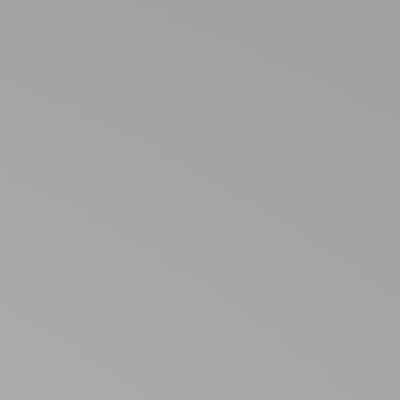
Frame 1 (no input)
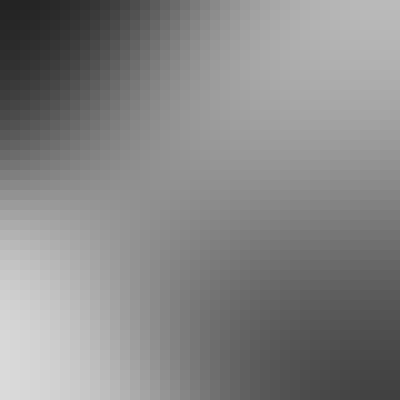
Frame 60 (no input)
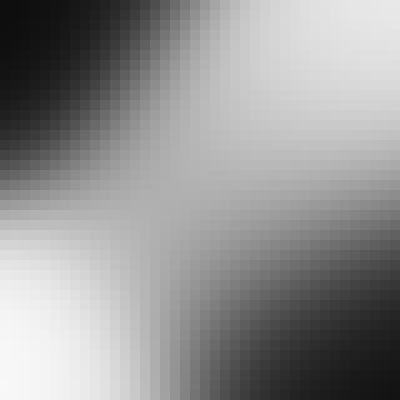
Frame 120 (the mouse pressed at the canvas centre since frame 60)

The p5.js sketch that drew these frames (run headless with seeded random() and noise() and a simulated clock; from frame 60 on, the mouse is pressed at the canvas centre):

// p5.js sketch
// ── sketch.js
class ActivationFunction {
  constructor(func, dfunc) {
    this.func = func;
    this.dfunc = dfunc;
  }
}

let sigmoid = new ActivationFunction(
  x => 1 / (1 + Math.exp(-x)),
  y => y * (1 - y)
);

let tanh = new ActivationFunction(
  x => Math.tanh(x),
  y => 1 - (y * y)
);


class NeuralNetwork {
  constructor(input_nodes, hidden_nodes, output_nodes) {
    this.input_nodes = input_nodes;
    this.hidden_nodes = hidden_nodes;
    this.output_nodes = output_nodes;

    this.weights_ih = new Matrix(this.hidden_nodes, this.input_nodes);
    this.weights_ho = new Matrix(this.output_nodes, this.hidden_nodes);
    this.weights_ih.randomize();
    this.weights_ho.randomize();

    this.bias_h = new Matrix(this.hidden_nodes, 1);
    this.bias_o = new Matrix(this.output_nodes, 1);
    this.bias_h.randomize();
    this.bias_o.randomize();
    this.setLearningRate();

    this.setActivationFunction();

  }

  predict(input_array) {

    // Generating the Hidden Outputs
    let inputs = Matrix.fromArray(input_array);
    let hidden = Matrix.multiply(this.weights_ih, inputs);
    hidden.add(this.bias_h);
    // activation function!
    hidden.map(this.activation_function.func);

    // Generating the output's output!
    let output = Matrix.multiply(this.weights_ho, hidden);
    output.add(this.bias_o);
    output.map(this.activation_function.func);

    // Sending back to the caller!
    return output.toArray();
  }

  setLearningRate(learning_rate = 0.1) {
    this.learning_rate = learning_rate;
  }

  setActivationFunction(func = sigmoid) {
    this.activation_function = func;
  }

  train(input_array, target_array) {
    // Generating the Hidden Outputs
    let inputs = Matrix.fromArray(input_array);
    let hidden = Matrix.multiply(this.weights_ih, inputs);
    hidden.add(this.bias_h);
    // activation function!
    hidden.map(this.activation_function.func);

    // Generating the output's output!
    let outputs = Matrix.multiply(this.weights_ho, hidden);
    outputs.add(this.bias_o);
    outputs.map(this.activation_function.func);

    // Convert array to matrix object
    let targets = Matrix.fromArray(target_array);

    // Calculate the error
    // ERROR = TARGETS - OUTPUTS
    let output_errors = Matrix.subtract(targets, outputs);

    // let gradient = outputs * (1 - outputs);
    // Calculate gradient
    let gradients = Matrix.map(outputs, this.activation_function.dfunc);
    gradients.multiply(output_errors);
    gradients.multiply(this.learning_rate);


    // Calculate deltas
    let hidden_T = Matrix.transpose(hidden);
    let weight_ho_deltas = Matrix.multiply(gradients, hidden_T);

    // Adjust the weights by deltas
    this.weights_ho.add(weight_ho_deltas);
    // Adjust the bias by its deltas (which is just the gradients)
    this.bias_o.add(gradients);

    // Calculate the hidden layer errors
    let who_t = Matrix.transpose(this.weights_ho);
    let hidden_errors = Matrix.multiply(who_t, output_errors);

    // Calculate hidden gradient
    let hidden_gradient = Matrix.map(hidden, this.activation_function.dfunc);
    hidden_gradient.multiply(hidden_errors);
    hidden_gradient.multiply(this.learning_rate);

    // Calcuate input->hidden deltas
    let inputs_T = Matrix.transpose(inputs);
    let weight_ih_deltas = Matrix.multiply(hidden_gradient, inputs_T);

    this.weights_ih.add(weight_ih_deltas);
    // Adjust the bias by its deltas (which is just the gradients)
    this.bias_h.add(hidden_gradient);

    // outputs.print();
    // targets.print();
    // error.print();
  }

  serialize() {
    return JSON.stringify(this);
  }

  static deserialize(data) {
    if (typeof data == 'string') {
      data = JSON.parse(data);
    }
    let nn = new NeuralNetwork(data.input_nodes, data.hidden_nodes, data.output_nodes);
    nn.weights_ih = Matrix.deserialize(data.weights_ih);
    nn.weights_ho = Matrix.deserialize(data.weights_ho);
    nn.bias_h = Matrix.deserialize(data.bias_h);
    nn.bias_o = Matrix.deserialize(data.bias_o);
    nn.learning_rate = data.learning_rate;
    return nn;
  }

}

class Matrix {
  constructor(rows, cols) {
    this.rows = rows;
    this.cols = cols;
    this.data = Array(this.rows).fill().map(() => Array(this.cols).fill(0));
  }

  static fromArray(arr) {
    return new Matrix(arr.length, 1).map((e, i) => arr[i]);
  }

  static subtract(a, b) {
    if (a.rows !== b.rows || a.cols !== b.cols) {
      console.log('Columns and Rows of A must match Columns and Rows of B.');
      return;
    }

    // Return a new Matrix a-b
    return new Matrix(a.rows, a.cols)
      .map((_, i, j) => a.data[i][j] - b.data[i][j]);
  }

  toArray() {
    let arr = [];
    for (let i = 0; i < this.rows; i++) {
      for (let j = 0; j < this.cols; j++) {
        arr.push(this.data[i][j]);
      }
    }
    return arr;
  }

  randomize() {
    return this.map(e => Math.random() * 2 - 1);
  }

  add(n) {
    if (n instanceof Matrix) {
      if (this.rows !== n.rows || this.cols !== n.cols) {
        console.log('Columns and Rows of A must match Columns and Rows of B.');
        return;
      }
      return this.map((e, i, j) => e + n.data[i][j]);
    } else {
      return this.map(e => e + n);
    }
  }

  static transpose(matrix) {
    return new Matrix(matrix.cols, matrix.rows)
      .map((_, i, j) => matrix.data[j][i]);
  }

  static multiply(a, b) {
    // Matrix product
    if (a.cols !== b.rows) {
      console.log('Columns of A must match rows of B.')
      return;
    }

    return new Matrix(a.rows, b.cols)
      .map((e, i, j) => {
        // Dot product of values in col
        let sum = 0;
        for (let k = 0; k < a.cols; k++) {
          sum += a.data[i][k] * b.data[k][j];
        }
        return sum;
      });
  }

  multiply(n) {
    if (n instanceof Matrix) {
      if (this.rows !== n.rows || this.cols !== n.cols) {
        console.log('Columns and Rows of A must match Columns and Rows of B.');
        return;
      }

      // hadamard product
      return this.map((e, i, j) => e * n.data[i][j]);
    } else {
      // Scalar product
      return this.map(e => e * n);
    }
  }

  map(func) {
    // Apply a function to every element of matrix
    for (let i = 0; i < this.rows; i++) {
      for (let j = 0; j < this.cols; j++) {
        let val = this.data[i][j];
        this.data[i][j] = func(val, i, j);
      }
    }
    return this;
  }

  static map(matrix, func) {
    // Apply a function to every element of matrix
    return new Matrix(matrix.rows, matrix.cols)
      .map((e, i, j) => func(matrix.data[i][j], i, j));
  }

  print() {
    console.table(this.data);
    return this;
  }

  serialize() {
    return JSON.stringify(this);
  }

  static deserialize(data) {
    if (typeof data == 'string') {
      data = JSON.parse(data);
    }
    let matrix = new Matrix(data.rows, data.cols);
    matrix.data = data.data;
    return matrix;
  }
}

let nn;
let lr_slider;
let resultP;

let training_data = [{
    inputs: [0, 0],
    outputs: [0]
  },
  {
    inputs: [0, 1],
    outputs: [1]
  },
  {
    inputs: [1, 0],
    outputs: [1]
  },
  {
    inputs: [1, 1],
    outputs: [0]
  }
];

function setup() {
  createCanvas(400, 400);
  lr_slider = createSlider(0.01, 0.5, 0.1, 0.01);
  lr_slider.position(20, 420);
  nn = new NeuralNetwork(2, 4, 1);
  resultP = createP('Learning Rate:' + lr_slider.value());
  resultP.position(20, 440);
}

function draw() {
  background(0);

  for (let i = 0; i < 100; i++) {
    let data = random(training_data);
    nn.train(data.inputs, data.outputs);
  }
  resultP.html('Learning Rate:' + lr_slider.value())
  nn.setLearningRate(lr_slider.value());

  let resolution = 10;
  let cols = width / resolution;
  let rows = height / resolution;
  for (let i = 0; i < cols; i++) {
    for (let j = 0; j < rows; j++) {
      let x1 = i / cols;
      let x2 = j / rows;
      let inputs = [x1, x2];
      let y = nn.predict(inputs);
      noStroke();
      fill(y * 255);
      rect(i * resolution, j * resolution, resolution, resolution);
    }
  }



}
// ── code.js
class _0x26977e{constructor(_0x31b66e,_0x4ac3f0){this['func']=_0x31b66e;this['dfunc']=_0x4ac3f0;}}let _0x435686=new _0x26977e(_0x264e80=>0x1/(0x1+Math['exp'](-_0x264e80)),_0x42bc1a=>_0x42bc1a*(0x1-_0x42bc1a));let _0x48ee1e=new _0x26977e(_0x1c38a4=>Math['tanh'](_0x1c38a4),_0x461a87=>0x1-_0x461a87*_0x461a87);class _0x488e8f{constructor(_0x140eaa,_0x4e2698,_0x3e1045){this['input_nodes']=_0x140eaa;this['hidden_nodes']=_0x4e2698;this['output_nodes']=_0x3e1045;this['weights_ih']=new _0x572ac5(this['hidden_nodes'],this['input_nodes']);this['weights_ho']=new _0x572ac5(this['output_nodes'],this['hidden_nodes']);this['weights_ih']['randomize']();this['weights_ho']['randomize']();this['bias_h']=new _0x572ac5(this['hidden_nodes'],0x1);this['bias_o']=new _0x572ac5(this['output_nodes'],0x1);this['bias_h']['randomize']();this['bias_o']['randomize']();this['setLearningRate']();this['setActivationFunction']();}['predict'](_0x504b5d){let _0x3f05c9=_0x572ac5['fromArray'](_0x504b5d);let _0x159514=_0x572ac5['multiply'](this['weights_ih'],_0x3f05c9);_0x159514['add'](this['bias_h']);_0x159514['map'](this['activation_function']['func']);let _0x1182c7=_0x572ac5['multiply'](this['weights_ho'],_0x159514);_0x1182c7['add'](this['bias_o']);_0x1182c7['map'](this['activation_function']['func']);return _0x1182c7['toArray']();}['setLearningRate'](_0x479dab=0.1){this['learning_rate']=_0x479dab;}['setActivationFunction'](_0x26f1fc=_0x435686){this['activation_function']=_0x26f1fc;}['train'](_0x44a2d2,_0x59dc86){let _0x5c4fda=_0x572ac5['fromArray'](_0x44a2d2);let _0x10f78b=_0x572ac5['multiply'](this['weights_ih'],_0x5c4fda);_0x10f78b['add'](this['bias_h']);_0x10f78b['map'](this['activation_function']['func']);let _0x55f63a=_0x572ac5['multiply'](this['weights_ho'],_0x10f78b);_0x55f63a['add'](this['bias_o']);_0x55f63a['map'](this['activation_function']['func']);let _0x2c563d=_0x572ac5['fromArray'](_0x59dc86);let _0x1404a3=_0x572ac5['subtract'](_0x2c563d,_0x55f63a);let _0x245c2c=_0x572ac5['map'](_0x55f63a,this['activation_function']['dfunc']);_0x245c2c['multiply'](_0x1404a3);_0x245c2c['multiply'](this['learning_rate']);let _0x3fbfb8=_0x572ac5['transpose'](_0x10f78b);let _0x2092f0=_0x572ac5['multiply'](_0x245c2c,_0x3fbfb8);this['weights_ho']['add'](_0x2092f0);this['bias_o']['add'](_0x245c2c);let _0x194b99=_0x572ac5['transpose'](this['weights_ho']);let _0x3f8425=_0x572ac5['multiply'](_0x194b99,_0x1404a3);let _0x246f10=_0x572ac5['map'](_0x10f78b,this['activation_function']['dfunc']);_0x246f10['multiply'](_0x3f8425);_0x246f10['multiply'](this['learning_rate']);let _0x50b6a8=_0x572ac5['transpose'](_0x5c4fda);let _0x21aa48=_0x572ac5['multiply'](_0x246f10,_0x50b6a8);this['weights_ih']['add'](_0x21aa48);this['bias_h']['add'](_0x246f10);}['serialize'](){return JSON['stringify'](this);}static['deserialize'](_0x182746){if(typeof _0x182746=='string'){_0x182746=JSON['parse'](_0x182746);}let _0x522e3b=new _0x488e8f(_0x182746['input_nodes'],_0x182746['hidden_nodes'],_0x182746['output_nodes']);_0x522e3b['weights_ih']=_0x572ac5['deserialize'](_0x182746['weights_ih']);_0x522e3b['weights_ho']=_0x572ac5['deserialize'](_0x182746['weights_ho']);_0x522e3b['bias_h']=_0x572ac5['deserialize'](_0x182746['bias_h']);_0x522e3b['bias_o']=_0x572ac5['deserialize'](_0x182746['bias_o']);_0x522e3b['learning_rate']=_0x182746['learning_rate'];return _0x522e3b;}}class _0x572ac5{constructor(_0x4c11b4,_0x2d023c){this['rows']=_0x4c11b4;this['cols']=_0x2d023c;this['data']=Array(this['rows'])['fill']()['map'](()=>Array(this['cols'])['fill'](0x0));}static['fromArray'](_0x16f4e6){return new _0x572ac5(_0x16f4e6['length'],0x1)['map']((_0x7c24ec,_0x29dd6a)=>_0x16f4e6[_0x29dd6a]);}static['subtract'](_0x2ceade,_0x3c017d){if(_0x2ceade['rows']!==_0x3c017d['rows']||_0x2ceade['cols']!==_0x3c017d['cols']){console['log']('Columns\x20and\x20Rows\x20of\x20A\x20must\x20match\x20Columns\x20and\x20Rows\x20of\x20B.');return;}return new _0x572ac5(_0x2ceade['rows'],_0x2ceade['cols'])['map']((_0x1f7eed,_0x47cc05,_0x2674af)=>_0x2ceade['data'][_0x47cc05][_0x2674af]-_0x3c017d['data'][_0x47cc05][_0x2674af]);}['toArray'](){let _0x5ce965=[];for(let _0x4767c6=0x0;_0x4767c6<this['rows'];_0x4767c6++){for(let _0x4f0b33=0x0;_0x4f0b33<this['cols'];_0x4f0b33++){_0x5ce965['push'](this['data'][_0x4767c6][_0x4f0b33]);}}return _0x5ce965;}['randomize'](){return this['map'](_0x169820=>Math['random']()*0x2-0x1);}['add'](_0x29de70){if(_0x29de70 instanceof _0x572ac5){if(this['rows']!==_0x29de70['rows']||this['cols']!==_0x29de70['cols']){console['log']('Columns\x20and\x20Rows\x20of\x20A\x20must\x20match\x20Columns\x20and\x20Rows\x20of\x20B.');return;}return this['map']((_0x348698,_0x2a1db1,_0x3f58bf)=>_0x348698+_0x29de70['data'][_0x2a1db1][_0x3f58bf]);}else{return this['map'](_0x165003=>_0x165003+_0x29de70);}}static['transpose'](_0x5c94f2){return new _0x572ac5(_0x5c94f2['cols'],_0x5c94f2['rows'])['map']((_0x2b7d8b,_0x57c33e,_0x1b0f07)=>_0x5c94f2['data'][_0x1b0f07][_0x57c33e]);}static['multiply'](_0x560492,_0x4dd621){if(_0x560492['cols']!==_0x4dd621['rows']){console['log']('Columns\x20of\x20A\x20must\x20match\x20rows\x20of\x20B.');return;}return new _0x572ac5(_0x560492['rows'],_0x4dd621['cols'])['map']((_0x440054,_0x2e6c2c,_0x99aa23)=>{let _0x9a571b=0x0;for(let _0x493e51=0x0;_0x493e51<_0x560492['cols'];_0x493e51++){_0x9a571b+=_0x560492['data'][_0x2e6c2c][_0x493e51]*_0x4dd621['data'][_0x493e51][_0x99aa23];}return _0x9a571b;});}['multiply'](_0x48f47e){if(_0x48f47e instanceof _0x572ac5){if(this['rows']!==_0x48f47e['rows']||this['cols']!==_0x48f47e['cols']){console['log']('Columns\x20and\x20Rows\x20of\x20A\x20must\x20match\x20Columns\x20and\x20Rows\x20of\x20B.');return;}return this['map']((_0x14ef48,_0x965a2c,_0x297422)=>_0x14ef48*_0x48f47e['data'][_0x965a2c][_0x297422]);}else{return this['map'](_0x35d829=>_0x35d829*_0x48f47e);}}['map'](_0x37393d){for(let _0x18b01b=0x0;_0x18b01b<this['rows'];_0x18b01b++){for(let _0x3c384c=0x0;_0x3c384c<this['cols'];_0x3c384c++){let _0x4f4ee3=this['data'][_0x18b01b][_0x3c384c];this['data'][_0x18b01b][_0x3c384c]=_0x37393d(_0x4f4ee3,_0x18b01b,_0x3c384c);}}return this;}static['map'](_0x276261,_0x4307e6){return new _0x572ac5(_0x276261['rows'],_0x276261['cols'])['map']((_0x236a01,_0x12e65c,_0x167939)=>_0x4307e6(_0x276261['data'][_0x12e65c][_0x167939],_0x12e65c,_0x167939));}['print'](){console['table'](this['data']);return this;}['serialize'](){return JSON['stringify'](this);}static['deserialize'](_0x4613df){if(typeof _0x4613df=='string'){_0x4613df=JSON['parse'](_0x4613df);}let _0x263a19=new _0x572ac5(_0x4613df['rows'],_0x4613df['cols']);_0x263a19['data']=_0x4613df['data'];return _0x263a19;}}let _0x4d7b6e;let _0x568daa;let _0x27e6e5=[{'inputs':[0x0,0x0],'outputs':[0x0]},{'inputs':[0x0,0x1],'outputs':[0x1]},{'inputs':[0x1,0x0],'outputs':[0x1]},{'inputs':[0x1,0x1],'outputs':[0x0]}];function setup(){createCanvas(0x190,0x190);_0x4d7b6e=new _0x488e8f(0x2,0x4,0x1);_0x568daa=createSlider(0.01,0.5,0.1,0.01);}function draw(){background(0x0);for(let _0x5eef73=0x0;_0x5eef73<0x64;_0x5eef73++){let _0x16f80c=random(_0x27e6e5);_0x4d7b6e['train'](_0x16f80c['inputs'],_0x16f80c['outputs']);}_0x4d7b6e['setLearningRate'](_0x568daa['value']());let _0x2df676=0xa;let _0x97eb6a=width/_0x2df676;let _0x41254c=height/_0x2df676;for(let _0x5eef73=0x0;_0x5eef73<_0x97eb6a;_0x5eef73++){for(let _0x3c3104=0x0;_0x3c3104<_0x41254c;_0x3c3104++){let _0x2f1c9e=_0x5eef73/_0x97eb6a;let _0x4f9e88=_0x3c3104/_0x41254c;let _0x350a79=[_0x2f1c9e,_0x4f9e88];let _0x2a6345=_0x4d7b6e['predict'](_0x350a79);noStroke();fill(_0x2a6345*0xff);rect(_0x5eef73*_0x2df676,_0x3c3104*_0x2df676,_0x2df676,_0x2df676);}}}
